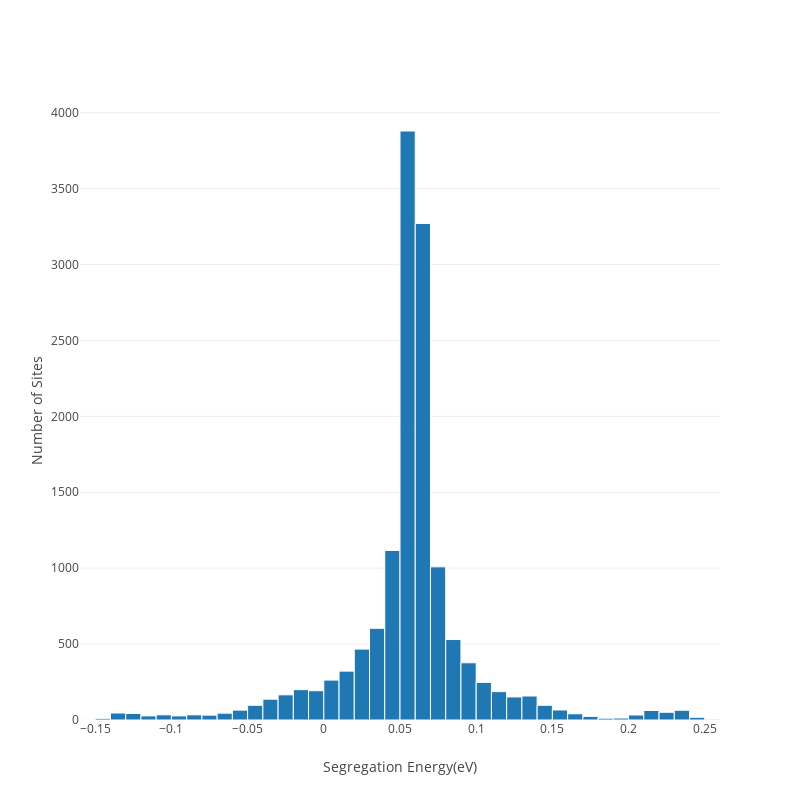

This figure's notebook cell:
### Code cell
f.draw_segE_bins()

### Figure 1 — Plotly figure (JSON) as saved in the notebook; plotly's stock layout.template omitted (floating-point values rounded to 4 significant figures; data arrays with more than 128 entries replaced by an {"elided": "..."} marker saying what was removed)
{"data": [{"marker": {"line": {"color": "white", "width": 1}}, "type": "histogram", "uid": "5d1d7534-ed63-4938-a17f-4d56320b0c61", "x": {"elided": "14231 float values"}, "xbins": {"size": 0.01}, "ybins": {"end": 1000, "start": 0}}], "layout": {"autosize": false, "height": 800, "width": 800, "xaxis": {"autorange": true, "range": [-0.16, 0.26], "title": {"text": "Segregation Energy(eV)"}, "type": "linear", "zeroline": false}, "yaxis": {"autorange": true, "range": [0, 4084.0], "title": {"text": "Number of Sites"}, "zeroline": false}}}
